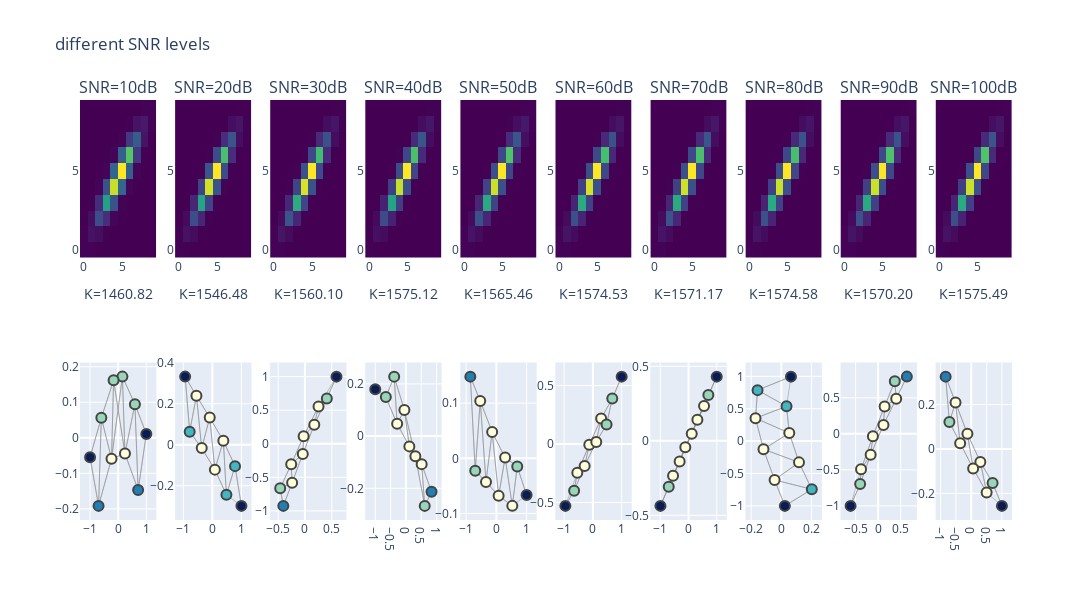

The notebook cell this image was saved under:
### Code cell
# use a file path from all_files (avoid the variable name collision with 'f' used for frequencies)
audio_file = all_files[10]
data, fs = librosa.load(audio_file)  # , sr=16000)
data = data[:1*fs]  # use only first 1 seconds
nbins = 10  # number of levels for S2G

fig = make_subplots(rows=2, cols=10, horizontal_spacing=0.02, subplot_titles=[f'SNR={10*(i+1)}dB' for i in range(10)])
for i in range(10):
    SNR = 0.1 * (i+1)  # desired SNR in dB
    signal_power = np.mean(data**2)
    noise_power = signal_power / SNR
    noise = noise_power * np.random.normal(size=data.shape)
    noisy_data = data + noise
    x = ut.get_s2g(noisy_data, n_levels=nbins)
    K = ut.get_K(x)
    fig.add_trace(go.Heatmap(z=x, colorscale='Viridis', showscale=False), row=1, col=i+1)
    fig.update_xaxes(title_text=f'K={K:.2f}', row=1, col=i+1)

    # graph from S2G
    G = ut.get_s2g_graph(noisy_data, n_levels=nbins)
    fig_g = ut.draw_graph(G)
    for tr in fig_g.data:
                fig.add_trace(deepcopy(tr), row=2, col=i+1)

fig.update_layout(title="different SNR levels", font=dict(size=12), height=600, width=1600)
fig.show()

### Figure 1 — Plotly figure (JSON) as saved in the notebook; plotly's stock layout.template omitted (floating-point values rounded to 4 significant figures)
{"data": [{"colorscale": [[0, "#440154"], [0.1111, "#482878"], [0.2222, "#3e4989"], [0.3333, "#31688e"], [0.4444, "#26828e"], [0.5556, "#1f9e89"], [0.6667, "#35b779"], [0.7778, "#6ece58"], [0.8889, "#b5de2b"], [1, "#fde725"]], "showscale": false, "type": "heatmap", "xaxis": "x", "yaxis": "y", "z": [[20, 18, 3, 0, 0, 0, 0, 0, 0, 0], [19, 170, 124, 8, 0, 0, 0, 0, 0, 0], [2, 128, 793, 431, 28, 0, 0, 0, 0, 0], [0, 5, 433, 1928, 854, 26, 2, 0, 0, 0], [0, 0, 29, 851, 3090, 1106, 38, 0, 0, 0], [0, 0, 0, 29, 1103, 3377, 1019, 28, 0, 0], [0, 0, 0, 1, 40, 1021, 2484, 583, 14, 0], [0, 0, 0, 0, 0, 25, 589, 976, 176, 1], [0, 0, 0, 0, 0, 0, 11, 177, 227, 21], [0, 0, 0, 0, 0, 0, 0, 3, 19, 19]]}, {"line": {"color": "#888", "width": 0.5}, "mode": "lines", "showlegend": false, "type": "scatter", "x": [1, 0.708, null, 1, 0.594, null, 0.708, 0.594, null, 0.708, 1, null, 0.708, 0.2403, null, 0.594, 0.2403, null, 0.594, 0.1498, null, 0.594, 0.708, null, 0.594, 1, null, 0.2403, 0.1498, null, 0.2403, 0.594, null, 0.2403, -0.1629, null, 0.2403, -0.2366, null, 0.2403, 0.708, null, 0.1498, 0.2403, null, 0.1498, -0.1629, null, 0.1498, -0.2366, null, 0.1498, 0.594, null, -0.1629, -0.2366, null, -0.1629, 0.1498, null, -0.1629, 0.2403, null, -0.1629, -0.598, null, -0.2366, -0.1629, null, -0.2366, -0.598, null, -0.2366, 0.1498, null, -0.2366, -0.6964, null, -0.2366, 0.2403, null, -0.598, -0.2366, null, -0.598, -0.6964, null, -0.598, -0.1629, null, -0.598, -0.9983, null, -0.6964, -0.9983, null, -0.6964, -0.598, null, -0.6964, -0.2366, null, -0.9983, -0.6964, null, -0.9983, -0.598, null], "xaxis": "x11", "y": [0.01103, -0.1468, null, 0.01103, 0.09456, null, -0.1468, 0.09456, null, -0.1468, 0.01103, null, -0.1468, -0.04429, null, 0.09456, -0.04429, null, 0.09456, 0.1721, null, 0.09456, -0.1468, null, 0.09456, 0.01103, null, -0.04429, 0.1721, null, -0.04429, 0.09456, null, -0.04429, 0.1618, null, -0.04429, -0.05896, null, -0.04429, -0.1468, null, 0.1721, -0.04429, null, 0.1721, 0.1618, null, 0.1721, -0.05896, null, 0.1721, 0.09456, null, 0.1618, -0.05896, null, 0.1618, 0.1721, null, 0.1618, -0.04429, null, 0.1618, 0.05637, null, -0.05896, 0.1618, null, -0.05896, 0.05637, null, -0.05896, 0.1721, null, -0.05896, -0.1915, null, -0.05896, -0.04429, null, 0.05637, -0.05896, null, 0.05637, -0.1915, null, 0.05637, 0.1618, null, 0.05637, -0.05443, null, -0.1915, -0.05443, null, -0.1915, 0.05637, null, -0.1915, -0.05896, null, -0.05443, -0.1915, null, -0.05443, 0.05637, null], "yaxis": "y11"}, {"hoverinfo": "text", "marker": {"color": [2, 3, 4, 5, 4, 4, 5, 4, 3, 2], "colorbar": {"thickness": 15, "title": {"side": "right", "text": "Node Connections"}, "xanchor": "left"}, "colorscale": [[0, "rgb(255,255,217)"], [0.125, "rgb(237,248,177)"], [0.25, "rgb(199,233,180)"], [0.375, "rgb(127,205,187)"], [0.5, "rgb(65,182,196)"], [0.625, "rgb(29,145,192)"], [0.75, "rgb(34,94,168)"], [0.875, "rgb(37,52,148)"], [1, "rgb(8,29,88)"]], "line": {"width": 2}, "reversescale": true, "showscale": false, "size": 10}, "mode": "markers", "showlegend": false, "text": ["0", "1", "2", "3", "4", "5", "6", "7", "8", "9"], "type": "scatter", "x": [1, 0.708, 0.594, 0.2403, 0.1498, -0.1629, -0.2366, -0.598, -0.6964, -0.9983], "xaxis": "x11", "y": [0.01103, -0.1468, 0.09456, -0.04429, 0.1721, 0.1618, -0.05896, 0.05637, -0.1915, -0.05443], "yaxis": "y11"}, {"colorscale": [[0, "#440154"], [0.1111, "#482878"], [0.2222, "#3e4989"], [0.3333, "#31688e"], [0.4444, "#26828e"], [0.5556, "#1f9e89"], [0.6667, "#35b779"], [0.7778, "#6ece58"], [0.8889, "#b5de2b"], [1, "#fde725"]], "showscale": false, "type": "heatmap", "xaxis": "x2", "yaxis": "y2", "z": [[20, 14, 1, 0, 0, 0, 0, 0, 0, 0], [14, 181, 107, 3, 0, 0, 0, 0, 0, 0], [1, 107, 890, 391, 10, 0, 0, 0, 0, 0], [0, 3, 395, 2198, 768, 9, 0, 0, 0, 0], [0, 0, 6, 770, 3496, 986, 16, 0, 0, 0], [0, 0, 0, 11, 992, 3744, 874, 11, 0, 0], [0, 0, 0, 0, 9, 881, 2646, 478, 4, 0], [0, 0, 0, 0, 0, 11, 478, 987, 141, 0], [0, 0, 0, 0, 0, 0, 4, 140, 209, 15], [0, 0, 0, 0, 0, 0, 0, 1, 14, 13]]}, {"line": {"color": "#888", "width": 0.5}, "mode": "lines", "showlegend": false, "type": "scatter", "x": [-0.9383, -0.7819, null, -0.9383, -0.5492, null, -0.7819, -0.5492, null, -0.7819, -0.9383, null, -0.7819, -0.3667, null, -0.5492, -0.3667, null, -0.5492, -0.09085, null, -0.5492, -0.7819, null, -0.5492, -0.9383, null, -0.3667, -0.09085, null, -0.3667, -0.5492, null, -0.3667, 0.08596, null, -0.3667, -0.7819, null, -0.09085, -0.3667, null, -0.09085, 0.08596, null, -0.09085, 0.3773, null, -0.09085, -0.5492, null, 0.08596, 0.3773, null, 0.08596, -0.09085, null, 0.08596, 0.4834, null, 0.08596, -0.3667, null, 0.3773, 0.4834, null, 0.3773, 0.08596, null, 0.3773, -0.09085, null, 0.3773, 0.7801, null, 0.4834, 0.3773, null, 0.4834, 0.7801, null, 0.4834, 0.08596, null, 0.7801, 0.4834, null, 0.7801, 1, null, 0.7801, 0.3773, null, 1, 0.4834, null, 1, 0.7801, null], "xaxis": "x12", "y": [0.3321, 0.06348, null, 0.3321, 0.2383, null, 0.06348, 0.2383, null, 0.06348, 0.3321, null, 0.06348, -0.01655, null, 0.2383, -0.01655, null, 0.2383, 0.1323, null, 0.2383, 0.06348, null, 0.2383, 0.3321, null, -0.01655, 0.1323, null, -0.01655, 0.2383, null, -0.01655, -0.1215, null, -0.01655, 0.06348, null, 0.1323, -0.01655, null, 0.1323, -0.1215, null, 0.1323, 0.01918, null, 0.1323, 0.2383, null, -0.1215, 0.01918, null, -0.1215, 0.1323, null, -0.1215, -0.2444, null, -0.1215, -0.01655, null, 0.01918, -0.2444, null, 0.01918, -0.1215, null, 0.01918, 0.1323, null, 0.01918, -0.1045, null, -0.2444, 0.01918, null, -0.2444, -0.1045, null, -0.2444, -0.1215, null, -0.1045, -0.2444, null, -0.1045, -0.2983, null, -0.1045, 0.01918, null, -0.2983, -0.2444, null, -0.2983, -0.1045, null], "yaxis": "y12"}, {"hoverinfo": "text", "marker": {"color": [2, 3, 4, 4, 4, 4, 4, 3, 3, 2], "colorbar": {"thickness": 15, "title": {"side": "right", "text": "Node Connections"}, "xanchor": "left"}, "colorscale": [[0, "rgb(255,255,217)"], [0.125, "rgb(237,248,177)"], [0.25, "rgb(199,233,180)"], [0.375, "rgb(127,205,187)"], [0.5, "rgb(65,182,196)"], [0.625, "rgb(29,145,192)"], [0.75, "rgb(34,94,168)"], [0.875, "rgb(37,52,148)"], [1, "rgb(8,29,88)"]], "line": {"width": 2}, "reversescale": true, "showscale": false, "size": 10}, "mode": "markers", "showlegend": false, "text": ["0", "1", "2", "3", "4", "5", "6", "7", "8", "9"], "type": "scatter", "x": [-0.9383, -0.7819, -0.5492, -0.3667, -0.09085, 0.08596, 0.3773, 0.4834, 0.7801, 1], "xaxis": "x12", "y": [0.3321, 0.06348, 0.2383, -0.01655, 0.1323, -0.1215, 0.01918, -0.2444, -0.1045, -0.2983], "yaxis": "y12"}, {"colorscale": [[0, "#440154"], [0.1111, "#482878"], [0.2222, "#3e4989"], [0.3333, "#31688e"], [0.4444, "#26828e"], [0.5556, "#1f9e89"], [0.6667, "#35b779"], [0.7778, "#6ece58"], [0.8889, "#b5de2b"], [1, "#fde725"]], "showscale": false, "type": "heatmap", "xaxis": "x3", "yaxis": "y3", "z": [[25, 21, 1, 0, 0, 0, 0, 0, 0, 0], [21, 210, 117, 4, 0, 0, 0, 0, 0, 0], [1, 119, 999, 400, 6, 0, 0, 0, 0, 0], [0, 2, 401, 2322, 782, 8, 0, 0, 0, 0], [0, 0, 7, 773, 3523, 951, 8, 0, 0, 0], [0, 0, 0, 17, 943, 3750, 842, 9, 0, 0], [0, 0, 0, 0, 8, 840, 2585, 438, 2, 0], [0, 0, 0, 0, 0, 11, 436, 943, 131, 1], [0, 0, 0, 0, 0, 0, 2, 132, 215, 13], [0, 0, 0, 0, 0, 0, 0, 0, 14, 16]]}, {"line": {"color": "#888", "width": 0.5}, "mode": "lines", "showlegend": false, "type": "scatter", "x": [-0.4029, -0.4611, null, -0.4029, -0.2387, null, -0.4611, -0.2387, null, -0.4611, -0.4029, null, -0.4611, -0.2561, null, -0.2387, -0.2561, null, -0.2387, -0.4611, null, -0.2387, -0.04036, null, -0.2387, -0.4029, null, -0.2561, -0.04036, null, -0.2561, -0.2387, null, -0.2561, -0.02418, null, -0.2561, -0.4611, null, -0.04036, -0.2561, null, -0.04036, -0.02418, null, -0.04036, 0.1744, null, -0.04036, -0.2387, null, -0.02418, 0.1744, null, -0.02418, -0.04036, null, -0.02418, 0.2533, null, -0.02418, -0.2561, null, 0.1744, 0.2533, null, 0.1744, -0.02418, null, 0.1744, -0.04036, null, 0.1744, 0.4079, null, 0.2533, -0.02418, null, 0.2533, 0.1744, null, 0.2533, 0.4079, null, 0.2533, 0.5879, null, 0.4079, 0.2533, null, 0.4079, 0.5879, null, 0.4079, 0.1744, null, 0.5879, 0.4079, null], "xaxis": "x13", "y": [-0.9251, -0.6626, null, -0.9251, -0.5795, null, -0.6626, -0.5795, null, -0.6626, -0.9251, null, -0.6626, -0.3062, null, -0.5795, -0.3062, null, -0.5795, -0.6626, null, -0.5795, -0.1524, null, -0.5795, -0.9251, null, -0.3062, -0.1524, null, -0.3062, -0.5795, null, -0.3062, 0.1117, null, -0.3062, -0.6626, null, -0.1524, -0.3062, null, -0.1524, 0.1117, null, -0.1524, 0.2825, null, -0.1524, -0.5795, null, 0.1117, 0.2825, null, 0.1117, -0.1524, null, 0.1117, 0.5557, null, 0.1117, -0.3062, null, 0.2825, 0.5557, null, 0.2825, 0.1117, null, 0.2825, -0.1524, null, 0.2825, 0.6759, null, 0.5557, 0.1117, null, 0.5557, 0.2825, null, 0.5557, 0.6759, null, 0.5557, 1, null, 0.6759, 0.5557, null, 0.6759, 1, null, 0.6759, 0.2825, null, 1, 0.6759, null], "yaxis": "y13"}, {"hoverinfo": "text", "marker": {"color": [2, 3, 4, 4, 4, 4, 4, 4, 3, 1], "colorbar": {"thickness": 15, "title": {"side": "right", "text": "Node Connections"}, "xanchor": "left"}, "colorscale": [[0, "rgb(255,255,217)"], [0.125, "rgb(237,248,177)"], [0.25, "rgb(199,233,180)"], [0.375, "rgb(127,205,187)"], [0.5, "rgb(65,182,196)"], [0.625, "rgb(29,145,192)"], [0.75, "rgb(34,94,168)"], [0.875, "rgb(37,52,148)"], [1, "rgb(8,29,88)"]], "line": {"width": 2}, "reversescale": true, "showscale": false, "size": 10}, "mode": "markers", "showlegend": false, "text": ["0", "1", "2", "3", "4", "5", "6", "7", "8", "9"], "type": "scatter", "x": [-0.4029, -0.4611, -0.2387, -0.2561, -0.04036, -0.02418, 0.1744, 0.2533, 0.4079, 0.5879], "xaxis": "x13", "y": [-0.9251, -0.6626, -0.5795, -0.3062, -0.1524, 0.1117, 0.2825, 0.5557, 0.6759, 1], "yaxis": "y13"}, {"colorscale": [[0, "#440154"], [0.1111, "#482878"], [0.2222, "#3e4989"], [0.3333, "#31688e"], [0.4444, "#26828e"], [0.5556, "#1f9e89"], [0.6667, "#35b779"], [0.7778, "#6ece58"], [0.8889, "#b5de2b"], [1, "#fde725"]], "showscale": false, "type": "heatmap", "xaxis": "x4", "yaxis": "y4", "z": [[20, 11, 1, 0, 0, 0, 0, 0, 0, 0], [11, 168, 105, 1, 0, 0, 0, 0, 0, 0], [1, 103, 900, 356, 10, 0, 0, 0, 0, 0], [0, 3, 360, 2264, 724, 6, 0, 0, 0, 0], [0, 0, 4, 728, 3538, 933, 10, 0, 0, 0], [0, 0, 0, 8, 936, 3874, 839, 11, 0, 0], [0, 0, 0, 0, 6, 850, 2748, 460, 2, 0], [0, 0, 0, 0, 0, 4, 466, 1039, 135, 0], [0, 0, 0, 0, 0, 0, 3, 134, 231, 15], [0, 0, 0, 0, 0, 0, 0, 0, 15, 16]]}, {"line": {"color": "#888", "width": 0.5}, "mode": "lines", "showlegend": false, "type": "scatter", "x": [0.8343, 0.6117, null, 0.8343, 0.5126, null, 0.6117, 0.5126, null, 0.6117, 0.8343, null, 0.6117, 0.3071, null, 0.5126, 0.3071, null, 0.5126, 0.6117, null, 0.5126, 0.111, null, 0.5126, 0.8343, null, 0.3071, 0.111, null, 0.3071, 0.5126, null, 0.3071, -0.05026, null, 0.3071, 0.6117, null, 0.111, 0.3071, null, 0.111, -0.05026, null, 0.111, -0.2873, null, 0.111, 0.5126, null, -0.05026, -0.2873, null, -0.05026, 0.111, null, -0.05026, -0.3835, null, -0.05026, 0.3071, null, -0.2873, -0.3835, null, -0.2873, -0.05026, null, -0.2873, 0.111, null, -0.2873, -0.6555, null, -0.3835, -0.2873, null, -0.3835, -0.6555, null, -0.3835, -0.05026, null, -0.6555, -0.3835, null, -0.6555, -1.0, null, -0.6555, -0.2873, null, -1.0, -0.6555, null], "xaxis": "x14", "y": [-0.2134, -0.2673, null, -0.2134, -0.1073, null, -0.2673, -0.1073, null, -0.2673, -0.2134, null, -0.2673, -0.07709, null, -0.1073, -0.07709, null, -0.1073, -0.2673, null, -0.1073, -0.03932, null, -0.1073, -0.2134, null, -0.07709, -0.03932, null, -0.07709, -0.1073, null, -0.07709, 0.09978, null, -0.07709, -0.2673, null, -0.03932, -0.07709, null, -0.03932, 0.09978, null, -0.03932, 0.04732, null, -0.03932, -0.1073, null, 0.09978, 0.04732, null, 0.09978, -0.03932, null, 0.09978, 0.228, null, 0.09978, -0.07709, null, 0.04732, 0.228, null, 0.04732, 0.09978, null, 0.04732, -0.03932, null, 0.04732, 0.1497, null, 0.228, 0.04732, null, 0.228, 0.1497, null, 0.228, 0.09978, null, 0.1497, 0.228, null, 0.1497, 0.1796, null, 0.1497, 0.04732, null, 0.1796, 0.1497, null], "yaxis": "y14"}, {"hoverinfo": "text", "marker": {"color": [2, 3, 4, 4, 4, 4, 4, 3, 3, 1], "colorbar": {"thickness": 15, "title": {"side": "right", "text": "Node Connections"}, "xanchor": "left"}, "colorscale": [[0, "rgb(255,255,217)"], [0.125, "rgb(237,248,177)"], [0.25, "rgb(199,233,180)"], [0.375, "rgb(127,205,187)"], [0.5, "rgb(65,182,196)"], [0.625, "rgb(29,145,192)"], [0.75, "rgb(34,94,168)"], [0.875, "rgb(37,52,148)"], [1, "rgb(8,29,88)"]], "line": {"width": 2}, "reversescale": true, "showscale": false, "size": 10}, "mode": "markers", "showlegend": false, "text": ["0", "1", "2", "3", "4", "5", "6", "7", "8", "9"], "type": "scatter", "x": [0.8343, 0.6117, 0.5126, 0.3071, 0.111, -0.05026, -0.2873, -0.3835, -0.6555, -1.0], "xaxis": "x14", "y": [-0.2134, -0.2673, -0.1073, -0.07709, -0.03932, 0.09978, 0.04732, 0.228, 0.1497, 0.1796], "yaxis": "y14"}, {"colorscale": [[0, "#440154"], [0.1111, "#482878"], [0.2222, "#3e4989"], [0.3333, "#31688e"], [0.4444, "#26828e"], [0.5556, "#1f9e89"], [0.6667, "#35b779"], [0.7778, "#6ece58"], [0.8889, "#b5de2b"], [1, "#fde725"]], "showscale": false, "type": "heatmap", "xaxis": "x5", "yaxis": "y5", "z": [[26, 20, 0, 0, 0, 0, 0, 0, 0, 0], [19, 206, 116, 2, 0, 0, 0, 0, 0, 0], [1, 114, 956, 381, 6, 0, 0, 0, 0, 0], [0, 3, 383, 2283, 758, 7, 0, 0, 0, 0], [0, 0, 3, 758, 3464, 924, 13, 0, 0, 0], [0, 0, 0, 10, 932, 3751, 820, 10, 0, 0], [0, 0, 0, 0, 3, 835, 2700, 461, 4, 0], [0, 0, 0, 0, 0, 5, 464, 1013, 146, 1], [0, 0, 0, 0, 0, 0, 6, 144, 242, 18], [0, 0, 0, 0, 0, 0, 0, 1, 18, 22]]}, {"line": {"color": "#888", "width": 0.5}, "mode": "lines", "showlegend": false, "type": "scatter", "x": [1.0, 0.6903, null, 0.6903, 0.5268, null, 0.6903, 1.0, null, 0.6903, 0.2897, null, 0.5268, 0.2897, null, 0.5268, 0.6903, null, 0.5268, 0.07401, null, 0.5268, 1.0, null, 0.2897, 0.07401, null, 0.2897, 0.5268, null, 0.2897, -0.1403, null, 0.2897, 0.6903, null, 0.07401, 0.2897, null, 0.07401, -0.1403, null, 0.07401, -0.3438, null, 0.07401, 0.5268, null, -0.1403, -0.3438, null, -0.1403, 0.07401, null, -0.1403, -0.5345, null, -0.1403, 0.2897, null, -0.3438, -0.5345, null, -0.3438, -0.1403, null, -0.3438, 0.07401, null, -0.3438, -0.7, null, -0.5345, -0.3438, null, -0.5345, -0.7, null, -0.5345, -0.1403, null, -0.5345, -0.8622, null, -0.7, -0.5345, null, -0.7, -0.8622, null, -0.7, -0.3438, null, -0.8622, -0.5345, null, -0.8622, -0.7, null], "xaxis": "x15", "y": [-0.06654, -0.01489, null, -0.01489, -0.08621, null, -0.01489, -0.06654, null, -0.01489, 0.001337, null, -0.08621, 0.001337, null, -0.08621, -0.01489, null, -0.08621, -0.06798, null, -0.08621, -0.06654, null, 0.001337, -0.06798, null, 0.001337, -0.08621, null, 0.001337, 0.04753, null, 0.001337, -0.01489, null, -0.06798, 0.001337, null, -0.06798, 0.04753, null, -0.06798, -0.04281, null, -0.06798, -0.08621, null, 0.04753, -0.04281, null, 0.04753, -0.06798, null, 0.04753, 0.104, null, 0.04753, 0.001337, null, -0.04281, 0.104, null, -0.04281, 0.04753, null, -0.04281, -0.06798, null, -0.04281, -0.02243, null, 0.104, -0.04281, null, 0.104, -0.02243, null, 0.104, 0.04753, null, 0.104, 0.148, null, -0.02243, 0.104, null, -0.02243, 0.148, null, -0.02243, -0.04281, null, 0.148, 0.104, null, 0.148, -0.02243, null], "yaxis": "y15"}, {"hoverinfo": "text", "marker": {"color": [1, 3, 4, 4, 4, 4, 4, 4, 3, 2], "colorbar": {"thickness": 15, "title": {"side": "right", "text": "Node Connections"}, "xanchor": "left"}, "colorscale": [[0, "rgb(255,255,217)"], [0.125, "rgb(237,248,177)"], [0.25, "rgb(199,233,180)"], [0.375, "rgb(127,205,187)"], [0.5, "rgb(65,182,196)"], [0.625, "rgb(29,145,192)"], [0.75, "rgb(34,94,168)"], [0.875, "rgb(37,52,148)"], [1, "rgb(8,29,88)"]], "line": {"width": 2}, "reversescale": true, "showscale": false, "size": 10}, "mode": "markers", "showlegend": false, "text": ["0", "1", "2", "3", "4", "5", "6", "7", "8", "9"], "type": "scatter", "x": [1.0, 0.6903, 0.5268, 0.2897, 0.07401, -0.1403, -0.3438, -0.5345, -0.7, -0.8622], "xaxis": "x15", "y": [-0.06654, -0.01489, -0.08621, 0.001337, -0.06798, 0.04753, -0.04281, 0.104, -0.02243, 0.148], "yaxis": "y15"}, {"colorscale": [[0, "#440154"], [0.1111, "#482878"], [0.2222, "#3e4989"], [0.3333, "#31688e"], [0.4444, "#26828e"], [0.5556, "#1f9e89"], [0.6667, "#35b779"], [0.7778, "#6ece58"], [0.8889, "#b5de2b"], [1, "#fde725"]], "showscale": false, "type": "heatmap", "xaxis": "x6", "yaxis": "y6", "z": [[23, 18, 0, 0, 0, 0, 0, 0, 0, 0], [17, 205, 110, 3, 0, 0, 0, 0, 0, 0], [1, 111, 946, 381, 5, 0, 0, 0, 0, 0], [0, 1, 383, 2353, 741, 4, 0, 0, 0, 0], [0, 0, 5, 736, 3580, 930, 11, 0, 0, 0], [0, 0, 0, 10, 933, 3811, 837, 9, 0, 0], [0, 0, 0, 0, 3, 848, 2666, 432, 1, 0], [0, 0, 0, 0, 0, 6, 434, 973, 130, 0], [0, 0, 0, 0, 0, 0, 2, 129, 216, 15], [0, 0, 0, 0, 0, 0, 0, 0, 15, 15]]}, {"line": {"color": "#888", "width": 0.5}, "mode": "lines", "showlegend": false, "type": "scatter", "x": [-0.954, -0.651, null, -0.651, -0.54, null, -0.651, -0.954, null, -0.651, -0.2856, null, -0.54, -0.2856, null, -0.54, -0.651, null, -0.54, -0.124, null, -0.54, -0.954, null, -0.2856, -0.124, null, -0.2856, -0.54, null, -0.2856, 0.1179, null, -0.2856, -0.651, null, -0.124, -0.2856, null, -0.124, 0.1179, null, -0.124, 0.2874, null, -0.124, -0.54, null, 0.1179, 0.2874, null, 0.1179, -0.124, null, 0.1179, -0.2856, null, 0.1179, 0.4759, null, 0.2874, 0.4759, null, 0.2874, 0.1179, null, 0.2874, -0.124, null, 0.2874, 0.6734, null, 0.4759, 0.2874, null, 0.4759, 0.6734, null, 0.4759, 0.1179, null, 0.6734, 0.4759, null, 0.6734, 1.0, null, 0.6734, 0.2874, null, 1.0, 0.6734, null], "xaxis": "x16", "y": [-0.529, -0.4006, null, -0.4006, -0.2455, null, -0.4006, -0.529, null, -0.4006, -0.1871, null, -0.2455, -0.1871, null, -0.2455, -0.4006, null, -0.2455, -0.006533, null, -0.2455, -0.529, null, -0.1871, -0.006533, null, -0.1871, -0.2455, null, -0.1871, 0.01817, null, -0.1871, -0.4006, null, -0.006533, -0.1871, null, -0.006533, 0.01817, null, -0.006533, 0.2179, null, -0.006533, -0.2455, null, 0.01817, 0.2179, null, 0.01817, -0.006533, null, 0.01817, -0.1871, null, 0.01817, 0.1676, null, 0.2179, 0.1676, null, 0.2179, 0.01817, null, 0.2179, -0.006533, null, 0.2179, 0.3888, null, 0.1676, 0.2179, null, 0.1676, 0.3888, null, 0.1676, 0.01817, null, 0.3888, 0.1676, null, 0.3888, 0.5763, null, 0.3888, 0.2179, null, 0.5763, 0.3888, null], "yaxis": "y16"}, {"hoverinfo": "text", "marker": {"color": [1, 3, 4, 4, 4, 4, 4, 3, 3, 1], "colorbar": {"thickness": 15, "title": {"side": "right", "text": "Node Connections"}, "xanchor": "left"}, "colorscale": [[0, "rgb(255,255,217)"], [0.125, "rgb(237,248,177)"], [0.25, "rgb(199,233,180)"], [0.375, "rgb(127,205,187)"], [0.5, "rgb(65,182,196)"], [0.625, "rgb(29,145,192)"], [0.75, "rgb(34,94,168)"], [0.875, "rgb(37,52,148)"], [1, "rgb(8,29,88)"]], "line": {"width": 2}, "reversescale": true, "showscale": false, "size": 10}, "mode": "markers", "showlegend": false, "text": ["0", "1", "2", "3", "4", "5", "6", "7", "8", "9"], "type": "scatter", "x": [-0.954, -0.651, -0.54, -0.2856, -0.124, 0.1179, 0.2874, 0.4759, 0.6734, 1.0], "xaxis": "x16", "y": [-0.529, -0.4006, -0.2455, -0.1871, -0.006533, 0.01817, 0.2179, 0.1676, 0.3888, 0.5763], "yaxis": "y16"}, {"colorscale": [[0, "#440154"], [0.1111, "#482878"], [0.2222, "#3e4989"], [0.3333, "#31688e"], [0.4444, "#26828e"], [0.5556, "#1f9e89"], [0.6667, "#35b779"], [0.7778, "#6ece58"], [0.8889, "#b5de2b"], [1, "#fde725"]], "showscale": false, "type": "heatmap", "xaxis": "x7", "yaxis": "y7", "z": [[26, 18, 0, 0, 0, 0, 0, 0, 0, 0], [16, 210, 110, 3, 0, 0, 0, 0, 0, 0], [2, 109, 972, 388, 4, 0, 0, 0, 0, 0], [0, 2, 387, 2309, 747, 6, 0, 0, 0, 0], [0, 0, 6, 745, 3503, 925, 11, 0, 0, 0], [0, 0, 0, 7, 931, 3787, 829, 11, 0, 0], [0, 0, 0, 0, 5, 840, 2683, 443, 3, 0], [0, 0, 0, 0, 0, 6, 449, 1005, 131, 1], [0, 0, 0, 0, 0, 0, 2, 133, 230, 17], [0, 0, 0, 0, 0, 0, 0, 0, 18, 19]]}, {"line": {"color": "#888", "width": 0.5}, "mode": "lines", "showlegend": false, "type": "scatter", "x": [-0.9965, -0.7024, null, -0.7024, -0.5501, null, -0.7024, -0.9965, null, -0.7024, -0.3158, null, -0.5501, -0.3158, null, -0.5501, -0.7024, null, -0.5501, -0.1147, null, -0.5501, -0.9965, null, -0.3158, -0.1147, null, -0.3158, -0.5501, null, -0.3158, 0.1132, null, -0.3158, -0.7024, null, -0.1147, -0.3158, null, -0.1147, 0.1132, null, -0.1147, 0.3144, null, -0.1147, -0.5501, null, 0.1132, 0.3144, null, 0.1132, -0.1147, null, 0.1132, 0.5495, null, 0.1132, -0.3158, null, 0.3144, 0.5495, null, 0.3144, 0.1132, null, 0.3144, -0.1147, null, 0.3144, 0.7023, null, 0.5495, 0.3144, null, 0.5495, 0.7023, null, 0.5495, 0.1132, null, 0.5495, 1.0, null, 0.7023, 0.5495, null, 0.7023, 1.0, null, 0.7023, 0.3144, null, 1.0, 0.7023, null], "xaxis": "x17", "y": [-0.4365, -0.3082, null, -0.3082, -0.235, null, -0.3082, -0.4365, null, -0.3082, -0.1381, null, -0.235, -0.1381, null, -0.235, -0.3082, null, -0.235, -0.04321, null, -0.235, -0.4365, null, -0.1381, -0.04321, null, -0.1381, -0.235, null, -0.1381, 0.04746, null, -0.1381, -0.3082, null, -0.04321, -0.1381, null, -0.04321, 0.04746, null, -0.04321, 0.1412, null, -0.04321, -0.235, null, 0.04746, 0.1412, null, 0.04746, -0.04321, null, 0.04746, 0.2339, null, 0.04746, -0.1381, null, 0.1412, 0.2339, null, 0.1412, 0.04746, null, 0.1412, -0.04321, null, 0.1412, 0.3076, null, 0.2339, 0.1412, null, 0.2339, 0.3076, null, 0.2339, 0.04746, null, 0.2339, 0.4309, null, 0.3076, 0.2339, null, 0.3076, 0.4309, null, 0.3076, 0.1412, null, 0.4309, 0.3076, null], "yaxis": "y17"}, {"hoverinfo": "text", "marker": {"color": [1, 3, 4, 4, 4, 4, 4, 4, 3, 1], "colorbar": {"thickness": 15, "title": {"side": "right", "text": "Node Connections"}, "xanchor": "left"}, "colorscale": [[0, "rgb(255,255,217)"], [0.125, "rgb(237,248,177)"], [0.25, "rgb(199,233,180)"], [0.375, "rgb(127,205,187)"], [0.5, "rgb(65,182,196)"], [0.625, "rgb(29,145,192)"], [0.75, "rgb(34,94,168)"], [0.875, "rgb(37,52,148)"], [1, "rgb(8,29,88)"]], "line": {"width": 2}, "reversescale": true, "showscale": false, "size": 10}, "mode": "markers", "showlegend": false, "text": ["0", "1", "2", "3", "4", "5", "6", "7", "8", "9"], "type": "scatter", "x": [-0.9965, -0.7024, -0.5501, -0.3158, -0.1147, 0.1132, 0.3144, 0.5495, 0.7023, 1.0], "xaxis": "x17", "y": [-0.4365, -0.3082, -0.235, -0.1381, -0.04321, 0.04746, 0.1412, 0.2339, 0.3076, 0.4309], "yaxis": "y17"}, {"colorscale": [[0, "#440154"], [0.1111, "#482878"], [0.2222, "#3e4989"], [0.3333, "#31688e"], [0.4444, "#26828e"], [0.5556, "#1f9e89"], [0.6667, "#35b779"], [0.7778, "#6ece58"], [0.8889, "#b5de2b"], [1, "#fde725"]], "showscale": false, "type": "heatmap", "xaxis": "x8", "yaxis": "y8", "z": [[23, 15, 1, 0, 0, 0, 0, 0, 0, 0], [15, 198, 107, 3, 0, 0, 0, 0, 0, 0], [1, 109, 964, 382, 4, 0, 0, 0, 0, 0], [0, 1, 384, 2326, 743, 5, 0, 0, 0, 0], [0, 0, 4, 738, 3534, 928, 12, 0, 0, 0], [0, 0, 0, 10, 932, 3830, 823, 12, 0, 0], [0, 0, 0, 0, 4, 837, 2690, 435, 1, 0], [0, 0, 0, 0, 0, 6, 440, 990, 137, 0], [0, 0, 0, 0, 0, 0, 2, 135, 220, 15], [0, 0, 0, 0, 0, 0, 0, 1, 14, 18]]}, {"line": {"color": "#888", "width": 0.5}, "mode": "lines", "showlegend": false, "type": "scatter", "x": [0.0231, 0.2014, null, 0.0231, -0.04467, null, 0.2014, -0.04467, null, 0.2014, 0.0231, null, 0.2014, 0.1166, null, -0.04467, 0.1166, null, -0.04467, 0.2014, null, -0.04467, -0.1182, null, -0.04467, 0.0231, null, 0.1166, -0.1182, null, 0.1166, -0.04467, null, 0.1166, 0.05239, null, 0.1166, 0.2014, null, -0.1182, 0.1166, null, -0.1182, 0.05239, null, -0.1182, -0.1709, null, -0.1182, -0.04467, null, 0.05239, -0.1709, null, 0.05239, -0.1182, null, 0.05239, 0.0342, null, 0.05239, 0.1166, null, -0.1709, 0.0342, null, -0.1709, 0.05239, null, -0.1709, -0.1182, null, -0.1709, -0.1575, null, 0.0342, -0.1709, null, 0.0342, -0.1575, null, 0.0342, 0.05239, null, -0.1575, 0.0342, null, -0.1575, 0.06365, null, -0.1575, -0.1709, null, 0.06365, 0.0342, null, 0.06365, -0.1575, null], "xaxis": "x18", "y": [-1, -0.7442, null, -1, -0.5996, null, -0.7442, -0.5996, null, -0.7442, -1, null, -0.7442, -0.3284, null, -0.5996, -0.3284, null, -0.5996, -0.7442, null, -0.5996, -0.1261, null, -0.5996, -1, null, -0.3284, -0.1261, null, -0.3284, -0.5996, null, -0.3284, 0.1246, null, -0.3284, -0.7442, null, -0.1261, -0.3284, null, -0.1261, 0.1246, null, -0.1261, 0.3533, null, -0.1261, -0.5996, null, 0.1246, 0.3533, null, 0.1246, -0.1261, null, 0.1246, 0.5379, null, 0.1246, -0.3284, null, 0.3533, 0.5379, null, 0.3533, 0.1246, null, 0.3533, -0.1261, null, 0.3533, 0.7871, null, 0.5379, 0.3533, null, 0.5379, 0.7871, null, 0.5379, 0.1246, null, 0.7871, 0.5379, null, 0.7871, 0.9956, null, 0.7871, 0.3533, null, 0.9956, 0.5379, null, 0.9956, 0.7871, null], "yaxis": "y18"}, {"hoverinfo": "text", "marker": {"color": [2, 3, 4, 4, 4, 4, 4, 3, 3, 2], "colorbar": {"thickness": 15, "title": {"side": "right", "text": "Node Connections"}, "xanchor": "left"}, "colorscale": [[0, "rgb(255,255,217)"], [0.125, "rgb(237,248,177)"], [0.25, "rgb(199,233,180)"], [0.375, "rgb(127,205,187)"], [0.5, "rgb(65,182,196)"], [0.625, "rgb(29,145,192)"], [0.75, "rgb(34,94,168)"], [0.875, "rgb(37,52,148)"], [1, "rgb(8,29,88)"]], "line": {"width": 2}, "reversescale": true, "showscale": false, "size": 10}, "mode": "markers", "showlegend": false, "text": ["0", "1", "2", "3", "4", "5", "6", "7", "8", "9"], "type": "scatter", "x": [0.0231, 0.2014, -0.04467, 0.1166, -0.1182, 0.05239, -0.1709, 0.0342, -0.1575, 0.06365], "xaxis": "x18", "y": [-1, -0.7442, -0.5996, -0.3284, -0.1261, 0.1246, 0.3533, 0.5379, 0.7871, 0.9956], "yaxis": "y18"}, {"colorscale": [[0, "#440154"], [0.1111, "#482878"], [0.2222, "#3e4989"], [0.3333, "#31688e"], [0.4444, "#26828e"], [0.5556, "#1f9e89"], [0.6667, "#35b779"], [0.7778, "#6ece58"], [0.8889, "#b5de2b"], [1, "#fde725"]], "showscale": false, "type": "heatmap", "xaxis": "x9", "yaxis": "y9", "z": [[23, 18, 1, 0, 0, 0, 0, 0, 0, 0], [18, 202, 110, 4, 0, 0, 0, 0, 0, 0], [1, 112, 948, 384, 4, 0, 0, 0, 0, 0], [0, 2, 387, 2317, 743, 5, 0, 0, 0, 0], [0, 0, 3, 740, 3494, 939, 11, 0, 0, 0], [0, 0, 0, 10, 942, 3793, 831, 10, 0, 0], [0, 0, 0, 0, 4, 841, 2708, 441, 2, 0], [0, 0, 0, 0, 0, 7, 443, 997, 136, 1], [0, 0, 0, 0, 0, 0, 3, 136, 230, 14], [0, 0, 0, 0, 0, 0, 0, 0, 15, 19]]}, {"line": {"color": "#888", "width": 0.5}, "mode": "lines", "showlegend": false, "type": "scatter", "x": [0.6373, 0.3698, null, 0.6373, 0.4011, null, 0.3698, 0.4011, null, 0.3698, 0.6373, null, 0.3698, 0.1438, null, 0.4011, 0.1438, null, 0.4011, 0.3698, null, 0.4011, 0.1186, null, 0.4011, 0.6373, null, 0.1438, 0.1186, null, 0.1438, 0.4011, null, 0.1438, -0.1159, null, 0.1438, 0.3698, null, 0.1186, 0.1438, null, 0.1186, -0.1159, null, 0.1186, -0.1658, null, 0.1186, 0.4011, null, -0.1159, -0.1658, null, -0.1159, 0.1186, null, -0.1159, -0.3789, null, -0.1159, 0.1438, null, -0.1658, -0.3789, null, -0.1658, -0.1159, null, -0.1658, -0.3991, null, -0.1658, 0.1186, null, -0.3789, -0.1658, null, -0.3789, -0.3991, null, -0.3789, -0.1159, null, -0.3789, -0.6109, null, -0.3991, -0.3789, null, -0.3991, -0.6109, null, -0.3991, -0.1658, null, -0.6109, -0.3991, null], "xaxis": "x19", "y": [0.7939, 0.7287, null, 0.7939, 0.4876, null, 0.7287, 0.4876, null, 0.7287, 0.7939, null, 0.7287, 0.3805, null, 0.4876, 0.3805, null, 0.4876, 0.7287, null, 0.4876, 0.1234, null, 0.4876, 0.7939, null, 0.3805, 0.1234, null, 0.3805, 0.4876, null, 0.3805, -0.03277, null, 0.3805, 0.7287, null, 0.1234, 0.3805, null, 0.1234, -0.03277, null, 0.1234, -0.291, null, 0.1234, 0.4876, null, -0.03277, -0.291, null, -0.03277, 0.1234, null, -0.03277, -0.4926, null, -0.03277, 0.3805, null, -0.291, -0.4926, null, -0.291, -0.03277, null, -0.291, -0.6978, null, -0.291, 0.1234, null, -0.4926, -0.291, null, -0.4926, -0.6978, null, -0.4926, -0.03277, null, -0.4926, -1, null, -0.6978, -0.4926, null, -0.6978, -1, null, -0.6978, -0.291, null, -1, -0.6978, null], "yaxis": "y19"}, {"hoverinfo": "text", "marker": {"color": [2, 3, 4, 4, 4, 4, 4, 4, 3, 1], "colorbar": {"thickness": 15, "title": {"side": "right", "text": "Node Connections"}, "xanchor": "left"}, "colorscale": [[0, "rgb(255,255,217)"], [0.125, "rgb(237,248,177)"], [0.25, "rgb(199,233,180)"], [0.375, "rgb(127,205,187)"], [0.5, "rgb(65,182,196)"], [0.625, "rgb(29,145,192)"], [0.75, "rgb(34,94,168)"], [0.875, "rgb(37,52,148)"], [1, "rgb(8,29,88)"]], "line": {"width": 2}, "reversescale": true, "showscale": false, "size": 10}, "mode": "markers", "showlegend": false, "text": ["0", "1", "2", "3", "4", "5", "6", "7", "8", "9"], "type": "scatter", "x": [0.6373, 0.3698, 0.4011, 0.1438, 0.1186, -0.1159, -0.1658, -0.3789, -0.3991, -0.6109], "xaxis": "x19", "y": [0.7939, 0.7287, 0.4876, 0.3805, 0.1234, -0.03277, -0.291, -0.4926, -0.6978, -1], "yaxis": "y19"}, {"colorscale": [[0, "#440154"], [0.1111, "#482878"], [0.2222, "#3e4989"], [0.3333, "#31688e"], [0.4444, "#26828e"], [0.5556, "#1f9e89"], [0.6667, "#35b779"], [0.7778, "#6ece58"], [0.8889, "#b5de2b"], [1, "#fde725"]], "showscale": false, "type": "heatmap", "xaxis": "x10", "yaxis": "y10", "z": [[23, 16, 0, 0, 0, 0, 0, 0, 0, 0], [15, 193, 110, 4, 0, 0, 0, 0, 0, 0], [1, 111, 936, 372, 5, 0, 0, 0, 0, 0], [0, 2, 376, 2324, 726, 3, 0, 0, 0, 0], [0, 0, 3, 723, 3518, 932, 10, 0, 0, 0], [0, 0, 0, 9, 932, 3809, 829, 10, 0, 0], [0, 0, 0, 0, 5, 840, 2743, 444, 2, 0], [0, 0, 0, 0, 0, 4, 450, 1008, 138, 1], [0, 0, 0, 0, 0, 0, 2, 138, 229, 16], [0, 0, 0, 0, 0, 0, 0, 1, 16, 20]]}, {"line": {"color": "#888", "width": 0.5}, "mode": "lines", "showlegend": false, "type": "scatter", "x": [1, 0.695, null, 0.695, 0.5009, null, 0.695, 1, null, 0.695, 0.2964, null, 0.5009, 0.2964, null, 0.5009, 0.695, null, 0.5009, 0.0609, null, 0.5009, 1, null, 0.2964, 0.0609, null, 0.2964, 0.5009, null, 0.2964, -0.1254, null, 0.2964, 0.695, null, 0.0609, 0.2964, null, 0.0609, -0.1254, null, 0.0609, -0.3633, null, 0.0609, 0.5009, null, -0.1254, -0.3633, null, -0.1254, 0.0609, null, -0.1254, -0.5141, null, -0.1254, 0.2964, null, -0.3633, -0.5141, null, -0.3633, -0.1254, null, -0.3633, 0.0609, null, -0.3633, -0.714, null, -0.5141, -0.3633, null, -0.5141, -0.714, null, -0.5141, -0.1254, null, -0.5141, -0.8364, null, -0.714, -0.5141, null, -0.714, -0.8364, null, -0.714, -0.3633, null, -0.8364, -0.5141, null, -0.8364, -0.714, null], "xaxis": "x20", "y": [-0.2562, -0.1528, null, -0.1528, -0.1958, null, -0.1528, -0.2562, null, -0.1528, -0.05819, null, -0.1958, -0.05819, null, -0.1958, -0.1528, null, -0.1958, -0.08809, null, -0.1958, -0.2562, null, -0.05819, -0.08809, null, -0.05819, -0.1958, null, -0.05819, 0.0683, null, -0.05819, -0.1528, null, -0.08809, -0.05819, null, -0.08809, 0.0683, null, -0.08809, 0.02623, null, -0.08809, -0.1958, null, 0.0683, 0.02623, null, 0.0683, -0.08809, null, 0.0683, 0.209, null, 0.0683, -0.05819, null, 0.02623, 0.209, null, 0.02623, 0.0683, null, 0.02623, -0.08809, null, 0.02623, 0.1218, null, 0.209, 0.02623, null, 0.209, 0.1218, null, 0.209, 0.0683, null, 0.209, 0.3257, null, 0.1218, 0.209, null, 0.1218, 0.3257, null, 0.1218, 0.02623, null, 0.3257, 0.209, null, 0.3257, 0.1218, null], "yaxis": "y20"}, {"hoverinfo": "text", "marker": {"color": [1, 3, 4, 4, 4, 4, 4, 4, 3, 2], "colorbar": {"thickness": 15, "title": {"side": "right", "text": "Node Connections"}, "xanchor": "left"}, "colorscale": [[0, "rgb(255,255,217)"], [0.125, "rgb(237,248,177)"], [0.25, "rgb(199,233,180)"], [0.375, "rgb(127,205,187)"], [0.5, "rgb(65,182,196)"], [0.625, "rgb(29,145,192)"], [0.75, "rgb(34,94,168)"], [0.875, "rgb(37,52,148)"], [1, "rgb(8,29,88)"]], "line": {"width": 2}, "reversescale": true, "showscale": false, "size": 10}, "mode": "markers", "showlegend": false, "text": ["0", "1", "2", "3", "4", "5", "6", "7", "8", "9"], "type": "scatter", "x": [1, 0.695, 0.5009, 0.2964, 0.0609, -0.1254, -0.3633, -0.5141, -0.714, -0.8364], "xaxis": "x20", "y": [-0.2562, -0.1528, -0.1958, -0.05819, -0.08809, 0.0683, 0.02623, 0.209, 0.1218, 0.3257], "yaxis": "y20"}], "layout": {"annotations": [{"font": {"size": 16}, "showarrow": false, "text": "SNR=10dB", "x": 0.041, "xanchor": "center", "xref": "paper", "y": 1, "yanchor": "bottom", "yref": "paper"}, {"font": {"size": 16}, "showarrow": false, "text": "SNR=20dB", "x": 0.143, "xanchor": "center", "xref": "paper", "y": 1, "yanchor": "bottom", "yref": "paper"}, {"font": {"size": 16}, "showarrow": false, "text": "SNR=30dB", "x": 0.245, "xanchor": "center", "xref": "paper", "y": 1, "yanchor": "bottom", "yref": "paper"}, {"font": {"size": 16}, "showarrow": false, "text": "SNR=40dB", "x": 0.347, "xanchor": "center", "xref": "paper", "y": 1, "yanchor": "bottom", "yref": "paper"}, {"font": {"size": 16}, "showarrow": false, "text": "SNR=50dB", "x": 0.449, "xanchor": "center", "xref": "paper", "y": 1, "yanchor": "bottom", "yref": "paper"}, {"font": {"size": 16}, "showarrow": false, "text": "SNR=60dB", "x": 0.551, "xanchor": "center", "xref": "paper", "y": 1, "yanchor": "bottom", "yref": "paper"}, {"font": {"size": 16}, "showarrow": false, "text": "SNR=70dB", "x": 0.653, "xanchor": "center", "xref": "paper", "y": 1, "yanchor": "bottom", "yref": "paper"}, {"font": {"size": 16}, "showarrow": false, "text": "SNR=80dB", "x": 0.755, "xanchor": "center", "xref": "paper", "y": 1, "yanchor": "bottom", "yref": "paper"}, {"font": {"size": 16}, "showarrow": false, "text": "SNR=90dB", "x": 0.857, "xanchor": "center", "xref": "paper", "y": 1, "yanchor": "bottom", "yref": "paper"}, {"font": {"size": 16}, "showarrow": false, "text": "SNR=100dB", "x": 0.959, "xanchor": "center", "xref": "paper", "y": 1, "yanchor": "bottom", "yref": "paper"}], "font": {"size": 12}, "height": 600, "title": {"text": "different SNR levels"}, "width": 1600, "xaxis": {"anchor": "y", "domain": [0, 0.082], "title": {"text": "K=1460.82"}}, "xaxis10": {"anchor": "y10", "domain": [0.918, 1.0], "title": {"text": "K=1575.49"}}, "xaxis11": {"anchor": "y11", "domain": [0, 0.082]}, "xaxis12": {"anchor": "y12", "domain": [0.102, 0.184]}, "xaxis13": {"anchor": "y13", "domain": [0.204, 0.286]}, "xaxis14": {"anchor": "y14", "domain": [0.306, 0.388]}, "xaxis15": {"anchor": "y15", "domain": [0.408, 0.49]}, "xaxis16": {"anchor": "y16", "domain": [0.51, 0.592]}, "xaxis17": {"anchor": "y17", "domain": [0.612, 0.694]}, "xaxis18": {"anchor": "y18", "domain": [0.714, 0.796]}, "xaxis19": {"anchor": "y19", "domain": [0.816, 0.898]}, "xaxis2": {"anchor": "y2", "domain": [0.102, 0.184], "title": {"text": "K=1546.48"}}, "xaxis20": {"anchor": "y20", "domain": [0.918, 1.0]}, "xaxis3": {"anchor": "y3", "domain": [0.204, 0.286], "title": {"text": "K=1560.10"}}, "xaxis4": {"anchor": "y4", "domain": [0.306, 0.388], "title": {"text": "K=1575.12"}}, "xaxis5": {"anchor": "y5", "domain": [0.408, 0.49], "title": {"text": "K=1565.46"}}, "xaxis6": {"anchor": "y6", "domain": [0.51, 0.592], "title": {"text": "K=1574.53"}}, "xaxis7": {"anchor": "y7", "domain": [0.612, 0.694], "title": {"text": "K=1571.17"}}, "xaxis8": {"anchor": "y8", "domain": [0.714, 0.796], "title": {"text": "K=1574.58"}}, "xaxis9": {"anchor": "y9", "domain": [0.816, 0.898], "title": {"text": "K=1570.20"}}, "yaxis": {"anchor": "x", "domain": [0.625, 1]}, "yaxis10": {"anchor": "x10", "domain": [0.625, 1]}, "yaxis11": {"anchor": "x11", "domain": [0, 0.375]}, "yaxis12": {"anchor": "x12", "domain": [0, 0.375]}, "yaxis13": {"anchor": "x13", "domain": [0, 0.375]}, "yaxis14": {"anchor": "x14", "domain": [0, 0.375]}, "yaxis15": {"anchor": "x15", "domain": [0, 0.375]}, "yaxis16": {"anchor": "x16", "domain": [0, 0.375]}, "yaxis17": {"anchor": "x17", "domain": [0, 0.375]}, "yaxis18": {"anchor": "x18", "domain": [0, 0.375]}, "yaxis19": {"anchor": "x19", "domain": [0, 0.375]}, "yaxis2": {"anchor": "x2", "domain": [0.625, 1]}, "yaxis20": {"anchor": "x20", "domain": [0, 0.375]}, "yaxis3": {"anchor": "x3", "domain": [0.625, 1]}, "yaxis4": {"anchor": "x4", "domain": [0.625, 1]}, "yaxis5": {"anchor": "x5", "domain": [0.625, 1]}, "yaxis6": {"anchor": "x6", "domain": [0.625, 1]}, "yaxis7": {"anchor": "x7", "domain": [0.625, 1]}, "yaxis8": {"anchor": "x8", "domain": [0.625, 1]}, "yaxis9": {"anchor": "x9", "domain": [0.625, 1]}}}
